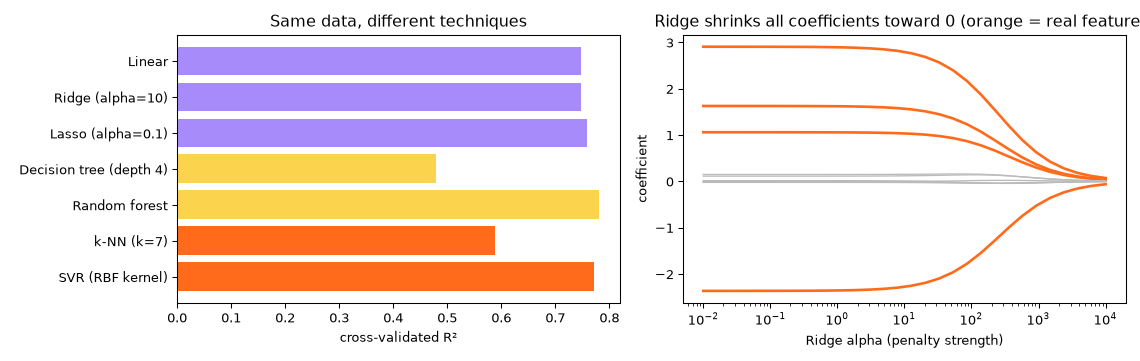

Write Python code to recreate this figure.
"""
Session 15 · Example 3: regularised and non-linear regression techniques
------------------------------------------------------------------------
Compare, with 5-fold cross-validation on the SAME data:
  LinearRegression | Ridge (L2 penalty) | Lasso (L1 penalty, can zero out features)
  DecisionTreeRegressor | RandomForestRegressor | KNeighborsRegressor | SVR
The data has 10 features but only 4 truly matter, plus a non-linear effect.
Run:  python session-15_regularization_and_trees.py
"""
import matplotlib
matplotlib.use("Agg")
import matplotlib.pyplot as plt
import numpy as np
import pandas as pd
from sklearn.ensemble import RandomForestRegressor
from sklearn.linear_model import Lasso, LinearRegression, Ridge
from sklearn.model_selection import KFold, cross_val_score
from sklearn.neighbors import KNeighborsRegressor
from sklearn.pipeline import make_pipeline
from sklearn.preprocessing import StandardScaler
from sklearn.svm import SVR
from sklearn.tree import DecisionTreeRegressor

rng = np.random.default_rng(150)
n, p = 250, 10
X = pd.DataFrame(rng.normal(0, 1, (n, p)), columns=[f"x{i}" for i in range(1, p + 1)])
y = 3 * X.x1 - 2 * X.x2 + 1.5 * X.x3 + 4 * np.sin(1.5 * X.x4) + rng.normal(0, 1, n)   # x5..x10 are noise

cv = KFold(5, shuffle=True, random_state=0)
models = {
    "Linear": make_pipeline(StandardScaler(), LinearRegression()),
    "Ridge (alpha=10)": make_pipeline(StandardScaler(), Ridge(alpha=10)),
    "Lasso (alpha=0.1)": make_pipeline(StandardScaler(), Lasso(alpha=0.1)),
    "Decision tree (depth 4)": DecisionTreeRegressor(max_depth=4, random_state=0),
    "Random forest": RandomForestRegressor(n_estimators=300, random_state=0),
    "k-NN (k=7)": make_pipeline(StandardScaler(), KNeighborsRegressor(n_neighbors=7)),
    "SVR (RBF kernel)": make_pipeline(StandardScaler(), SVR(C=10)),
}
scores = {}
print(f"{'model':<25} {'CV R^2':>7} {'CV RMSE':>8}")
for name, m in models.items():
    r2 = cross_val_score(m, X, y, cv=cv, scoring="r2").mean()
    rmse = -cross_val_score(m, X, y, cv=cv, scoring="neg_root_mean_squared_error").mean()
    scores[name] = (r2, rmse)
    print(f"{name:<25} {r2:7.3f} {rmse:8.3f}")

# What did the linear models learn?
coef = pd.DataFrame({name: models[name].fit(X, y)[-1].coef_ for name in ["Linear", "Ridge (alpha=10)", "Lasso (alpha=0.1)"]},
                    index=X.columns).round(2)
print("\nCoefficients (features standardised):\n", coef.T.to_string())
print("Lasso set", int((coef["Lasso (alpha=0.1)"] == 0).sum()), "noise features exactly to zero")

rf = models["Random forest"].fit(X, y)
imp = pd.Series(rf.feature_importances_, index=X.columns).sort_values(ascending=False)
print("\nRandom-forest feature importances:", imp.head(5).round(3).to_dict())

# Ridge: how alpha shrinks coefficients
alphas = np.logspace(-2, 4, 30)
paths = np.array([make_pipeline(StandardScaler(), Ridge(alpha=a)).fit(X, y)[-1].coef_ for a in alphas])

fig, ax = plt.subplots(1, 2, figsize=(12, 3.8))
names = list(scores)
ax[0].barh(names, [scores[k][0] for k in names], color=["#A78BFA"] * 3 + ["#FCD34D"] * 2 + ["#FF6B1A"] * 2)
ax[0].set_xlabel("cross-validated R²"); ax[0].set_title("Same data, different techniques"); ax[0].invert_yaxis()
for i, col in enumerate(X.columns):
    ax[1].plot(alphas, paths[:, i], color="#FF6B1A" if i < 4 else "#BBBBBB", lw=2 if i < 4 else 1)
ax[1].set_xscale("log"); ax[1].set_xlabel("Ridge alpha (penalty strength)"); ax[1].set_ylabel("coefficient")
ax[1].set_title("Ridge shrinks all coefficients toward 0 (orange = real features)")
fig.tight_layout(); fig.savefig("session-15_regularization_and_trees.png", dpi=95)
print("Saved session-15_regularization_and_trees.png")
